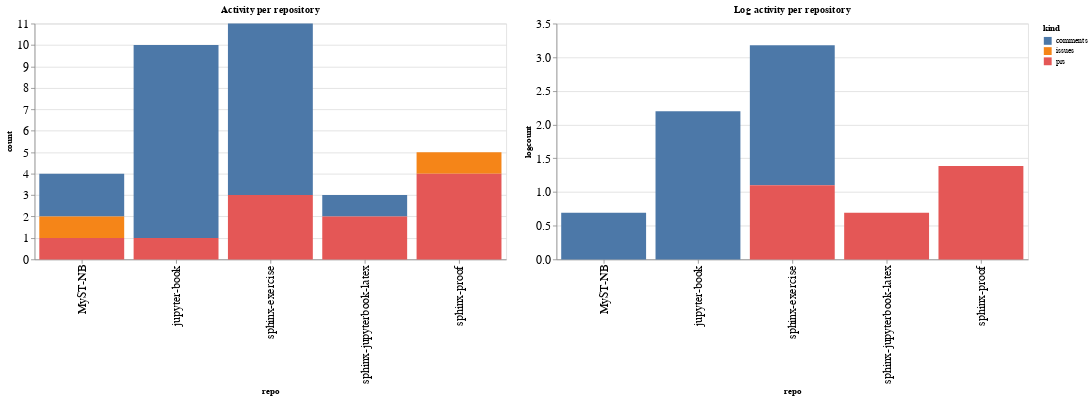

Here is the notebook cell this chart was saved with:
### Code cell
ch1 = alt.Chart(repo_summaries, width=600, title="Activity per repository").mark_bar().encode(
    x='repo',
    y='count',
    color='kind',
    tooltip="kind"
)

ch2 = alt.Chart(repo_summaries, width=600, title="Log activity per repository").mark_bar().encode(
    x='repo',
    y='logcount',
    color='kind',
    tooltip="kind"
)

ch1 | ch2

### Figure 1 — Vega-Lite specification as saved in the notebook (floating-point values rounded to 4 significant figures)
{"config": {"axisLeft": {"labelFontSize": 15}, "axisBottom": {"labelFontSize": 15}}, "hconcat": [{"mark": "bar", "encoding": {"color": {"type": "nominal", "field": "kind"}, "tooltip": {"type": "nominal", "field": "kind"}, "x": {"type": "nominal", "field": "repo"}, "y": {"type": "quantitative", "field": "count"}}, "title": "Activity per repository", "width": 600}, {"mark": "bar", "encoding": {"color": {"type": "nominal", "field": "kind"}, "tooltip": {"type": "nominal", "field": "kind"}, "x": {"type": "nominal", "field": "repo"}, "y": {"type": "quantitative", "field": "logcount"}}, "title": "Log activity per repository", "width": 600}], "data": {"name": "data-5fab04b4cf25270655ad62c453d216ea"}, "$schema": "https://vega.github.io/schema/vega-lite/v4.8.1.json", "datasets": {"data-5fab04b4cf25270655ad62c453d216ea": [{"repo": "MyST-NB", "kind": "comments", "count": 2, "logcount": 0.6931}, {"repo": "MyST-NB", "kind": "issues", "count": 1, "logcount": 0.0}, {"repo": "MyST-NB", "kind": "prs", "count": 1, "logcount": 0.0}, {"repo": "jupyter-book", "kind": "comments", "count": 9, "logcount": 2.197}, {"repo": "jupyter-book", "kind": "prs", "count": 1, "logcount": 0.0}, {"repo": "sphinx-exercise", "kind": "comments", "count": 8, "logcount": 2.079}, {"repo": "sphinx-exercise", "kind": "prs", "count": 3, "logcount": 1.099}, {"repo": "sphinx-jupyterbook-latex", "kind": "comments", "count": 1, "logcount": 0.0}, {"repo": "sphinx-jupyterbook-latex", "kind": "prs", "count": 2, "logcount": 0.6931}, {"repo": "sphinx-proof", "kind": "issues", "count": 1, "logcount": 0.0}, {"repo": "sphinx-proof", "kind": "prs", "count": 4, "logcount": 1.386}]}}
